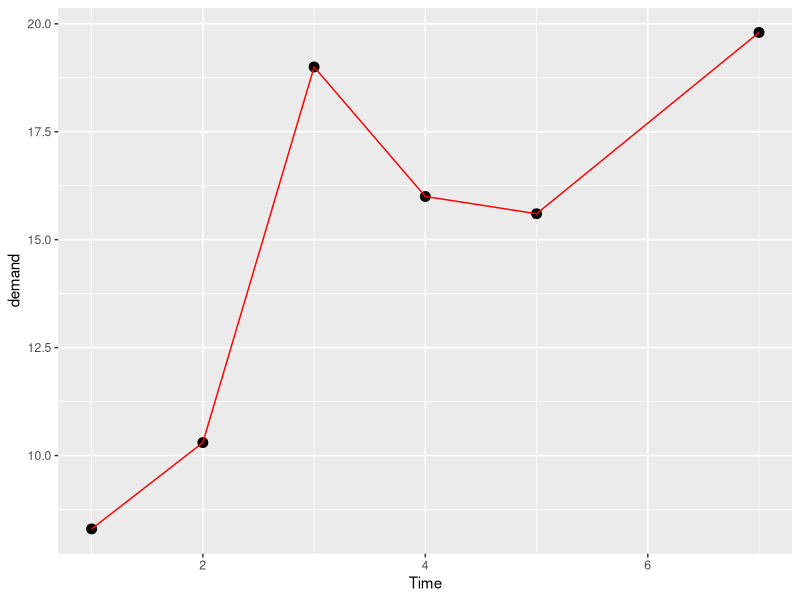
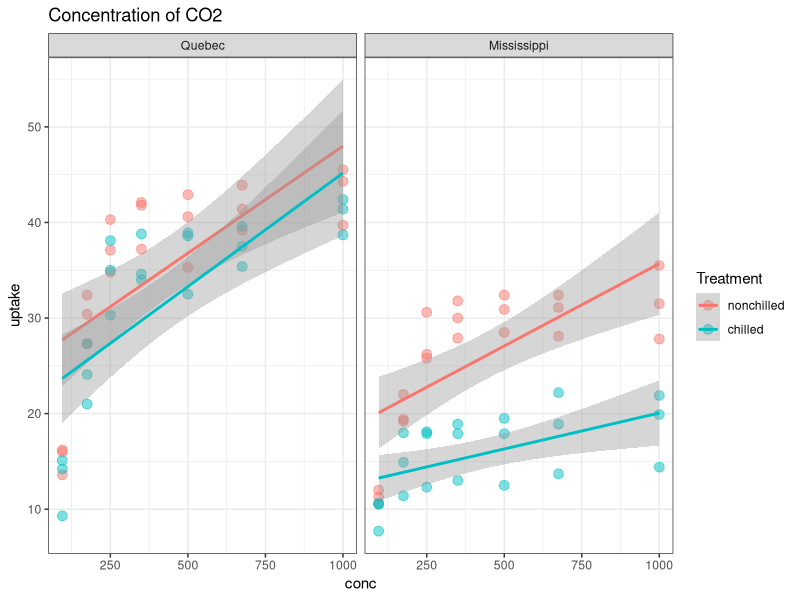

Write the R code that produced these figures, in order.
library(ggplot2)
library(tidyr)


#  Tests
print("hello world")
y <- c(1, 2, 3)


# Check the data available in R
data()
# ?BOD <-- Run this command in R terminal


# # --- ggplot example 1 (from example datasets) ---
# ggplot(data = BOD, # Dataset.
#         mapping = aes(x = Time, # Mapping the x and y axis. 
#                       y = demand))+
#                       geom_point(size = 5)+ # Displaying geometric points and specifying the size.
#                       geom_line(colour = "red") # Displaying a line and specifying the colour.

# --- ggplot example 2 (from example datasets) ---
ggplot(BOD, aes(Time, demand)) + # ggplot assumes the BOD ref is for the
  # dataframe. It will also assume the first aes parameter is x and
  # the second is y.
  geom_point(size = 3) +
  geom_line(color = "red")
View(CO2)


# --- ggplot example 3 -> using tidyverse ---
CO2 %>%
  ggplot(aes(conc, uptake,
             color = Treatment)) +
  geom_point(size = 3, alpha = 0.5) +
  geom_smooth(method = lm, se = TRUE) + # Smoothung method and confidence off.
  facet_wrap(~Type) +
  labs(title = "Concentration of CO2") +
  theme_bw()

# --- ggplot example 4 -> creating a boxplot ---#
